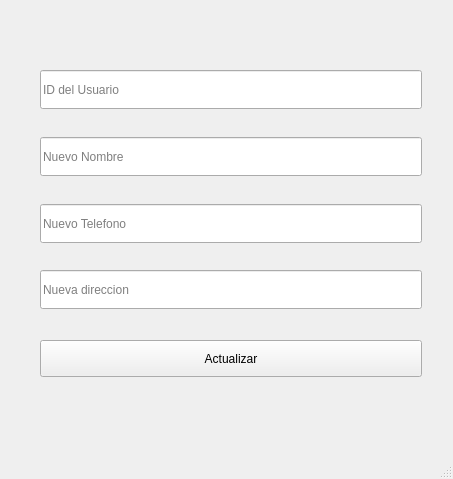
<?xml version="1.0" encoding="UTF-8"?>
<ui version="4.0">
 <class>UpdateASWindow</class>
 <widget class="QMainWindow" name="UpdateASWindow">
  <property name="geometry">
   <rect>
    <x>0</x>
    <y>0</y>
    <width>453</width>
    <height>479</height>
   </rect>
  </property>
  <property name="windowTitle">
   <string>Actualizar Aseguradora</string>
  </property>
  <widget class="QWidget" name="centralwidget">
   <widget class="QLineEdit" name="input_nombre">
    <property name="geometry">
     <rect>
      <x>40</x>
      <y>137</y>
      <width>382</width>
      <height>39</height>
     </rect>
    </property>
    <property name="placeholderText">
     <string>Nuevo Nombre</string>
    </property>
   </widget>
   <widget class="QPushButton" name="btn_actualizar">
    <property name="geometry">
     <rect>
      <x>40</x>
      <y>340</y>
      <width>382</width>
      <height>37</height>
     </rect>
    </property>
    <property name="text">
     <string>Actualizar</string>
    </property>
   </widget>
   <widget class="QLineEdit" name="input_telefono">
    <property name="geometry">
     <rect>
      <x>40</x>
      <y>204</y>
      <width>382</width>
      <height>39</height>
     </rect>
    </property>
    <property name="echoMode">
     <enum>QLineEdit::Password</enum>
    </property>
    <property name="placeholderText">
     <string>Nuevo Telefono</string>
    </property>
   </widget>
   <widget class="QLineEdit" name="input_id">
    <property name="geometry">
     <rect>
      <x>40</x>
      <y>70</y>
      <width>382</width>
      <height>39</height>
     </rect>
    </property>
    <property name="placeholderText">
     <string>ID del Usuario</string>
    </property>
   </widget>
   <widget class="QLineEdit" name="input_direccion">
    <property name="geometry">
     <rect>
      <x>40</x>
      <y>270</y>
      <width>382</width>
      <height>39</height>
     </rect>
    </property>
    <property name="echoMode">
     <enum>QLineEdit::Password</enum>
    </property>
    <property name="placeholderText">
     <string>Nueva direccion</string>
    </property>
   </widget>
  </widget>
  <widget class="QMenuBar" name="menubar">
   <property name="geometry">
    <rect>
     <x>0</x>
     <y>0</y>
     <width>453</width>
     <height>21</height>
    </rect>
   </property>
  </widget>
  <widget class="QStatusBar" name="statusbar"/>
 </widget>
 <resources/>
 <connections/>
</ui>
